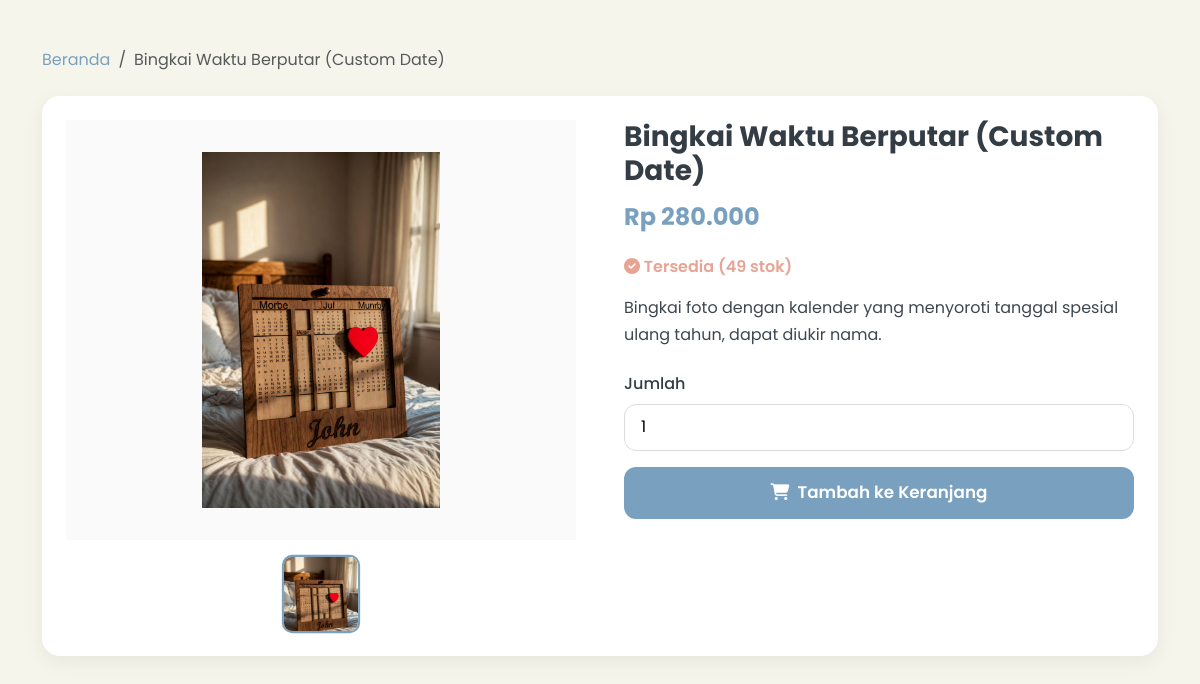
The app's page /public/index.php?page=product_detail&id=1 with its own data.
### tables this page shows
CREATE TABLE `products` (
  `id` int(11) NOT NULL,
  `category_id` int(11) DEFAULT NULL COMMENT 'Relasi ke categories.id',
  `name` varchar(150) NOT NULL COMMENT 'Nama produk',
  `description` text DEFAULT NULL COMMENT 'Deskripsi produk',
  `price` decimal(12,2) NOT NULL COMMENT 'Harga',
  `discount` decimal(5,2) DEFAULT 0.00 COMMENT 'Diskon (%)',
  `stock` int(11) NOT NULL DEFAULT 0 COMMENT 'Jumlah stok',
  `featured` tinyint(1) DEFAULT 0 COMMENT 'Produk unggulan (0=Tidak, 1=Ya)',
  `created_at` datetime DEFAULT current_timestamp() COMMENT 'Waktu ditambahkan',
  `updated_at` datetime DEFAULT NULL
);

CREATE TABLE `product_images` (
  `id` int(11) NOT NULL,
  `product_id` int(11) NOT NULL COMMENT 'Relasi ke products.id',
  `image_path` varchar(255) NOT NULL COMMENT 'Path file gambar',
  `is_main` tinyint(1) DEFAULT 0 COMMENT 'Gambar utama (0=Tidak, 1=Ya)',
  `created_at` datetime DEFAULT current_timestamp() COMMENT 'Waktu upload'
);

### app/controllers/ProductController.php (called while the page is built, shortened)
<?php
require_once __DIR__ . '/../models/Product.php';
require_once __DIR__ . '/../models/Promotions.php';
class ProductController
{
    private $product;
    public function __construct()
    {
        $this->product = new Product();
    }
    public function show()
    {
        $id = (int) ($_GET['id'] ?? 0);
        $p = $this->product->find($id);
        $priceData = $this->product->getFinalPrice($id);
        $p['final_price'] = $priceData['final_price'];
        $p['discount_percent'] = $priceData['discount_percent'];
        $p['base_price'] = $priceData['base_price'];
        $images = $this->product->getImages($id);
        include __DIR__ . '/../views/landing/detail.php';
    }
}

### app/models/Product.php (called while the page is built, shortened)
<?php
require_once __DIR__ . '/DB.php';
class Product
{
    private $db;
    public function __construct()
    {
        $this->db = DB::getInstance();
    }
    public function find($id)
    {
        $stmt = $this->db->prepare("
        SELECT p.*, c.name AS category_name, pi.image_path AS image,
               COALESCE(
                   (SELECT MAX(pr.discount)
                    FROM promotions pr
                    JOIN product_promotions pp ON pr.id = pp.promotion_id
                    WHERE pp.product_id = p.id
                      AND CURDATE() BETWEEN pr.start_date AND pr.end_date
                   ), 0
               ) AS promo_discount
        FROM products p
        LEFT JOIN categories c ON p.category_id = c.id
        LEFT JOIN product_images pi ON pi.product_id = p.id AND pi.is_main = 1
        WHERE p.id = ?
    ");
        $stmt->execute([$id]);
        return $stmt->fetch(PDO::FETCH_ASSOC);
    }
    public function getImages($productId)
    {
        $stmt = $this->db->prepare("SELECT * FROM product_images WHERE product_id = ? ORDER BY is_main DESC, created_at ASC");
        $stmt->execute([$productId]);
        return $stmt->fetchAll(PDO::FETCH_ASSOC);
    }
    public function getFinalPrice($productId)
    {
        $stmt = $this->db->prepare("
        SELECT id, price, discount FROM products WHERE id = ?
    ");
        $stmt->execute([$productId]);
        $p = $stmt->fetch(PDO::FETCH_ASSOC);
        $basePrice = (float) $p['price'];
        $productDiscount = (float) ($p['discount'] ?? 0);
        require_once __DIR__ . '/Promotions.php';
        $promoModel = new Promotions();
        $promoDiscount = (float) $promoModel->getBestDiscountForProduct($productId);
        $finalDiscount = max($productDiscount, $promoDiscount);
        $finalPrice = $basePrice - ($basePrice * $finalDiscount / 100);
        return [
            'base_price' => $basePrice,
            'discount_percent' => $finalDiscount,
            'final_price' => $finalPrice
        ];
    }
}

### app/models/DB.php (called while the page is built, shortened)
<?php
class DB
{
    private static $instance = null;
    private function __construct()
    {
        $cfg = include __DIR__ . '/../../config/database.php';
        $dsn = "mysql:host={$cfg['DB_HOST']};dbname={$cfg['DB_NAME']};charset={$cfg['DB_CHAR']}";
        $options = [
            PDO::ATTR_ERRMODE => PDO::ERRMODE_EXCEPTION,
            PDO::ATTR_DEFAULT_FETCH_MODE => PDO::FETCH_ASSOC,
            PDO::ATTR_PERSISTENT => false,
        ];
        try {
            $this->pdo = new PDO($dsn, $cfg['DB_USER'], $cfg['DB_PASS'], $options);
        } catch (PDOException $e) {
            error_log("Database connection failed: " . $e->getMessage());
            die("⚠️ Tidak dapat terhubung ke database. Silakan periksa konfigurasi.");
        }
    }
    public static function getInstance()
    {
        if (!self::$instance) {
            self::$instance = new DB();
        }
        return self::$instance->pdo;
    }
}

### config/database.php (called while the page is built, shortened)
<?php
return [
    'DB_HOST' => '127.0.0.1',
    'DB_NAME' => 'ruang_rasa',
    'DB_USER' => 'root',
    'DB_PASS' => 'Root@1234',
    'DB_CHAR' => 'utf8mb4',
];

### app/models/Promotions.php (called while the page is built, shortened)
<?php
require_once __DIR__ . '/DB.php';
class Promotions
{
    private $db;
    public function __construct()
    {
        $this->db = DB::getInstance();
    }
    public function getBestDiscountForProduct($productId)
    {
        $stmt = $this->db->prepare("
            SELECT MAX(p.discount) AS discount
            FROM promotions p
            JOIN product_promotions pp ON p.id = pp.promotion_id
            WHERE pp.product_id = ?
              AND CURDATE() BETWEEN p.start_date AND p.end_date
        ");
        $stmt->execute([$productId]);
        $row = $stmt->fetch(PDO::FETCH_ASSOC);
        return $row ? (float) $row['discount'] : 0;
    }
}

### app/views/landing/detail.php (the view, shortened to what this page needs)
<!doctype html>
<html lang="id">
<head>
    <link href="https://cdn.jsdelivr.net/npm/bootstrap@5.3.2/dist/css/bootstrap.min.css" rel="stylesheet">
    <link rel="stylesheet" href="https://cdnjs.cloudflare.com/ajax/libs/font-awesome/6.5.0/css/all.min.css">
</head>
<body>
    <div class="container py-4">
        <nav aria-label="breadcrumb" class="mb-3">
            <ol class="breadcrumb">
                <li class="breadcrumb-item"><a href="?page=landing">Beranda</a></li>
                <li class="breadcrumb-item active" aria-current="page">
                    <?= htmlspecialchars($p['name'], ENT_QUOTES, 'UTF-8') ?>
                </li>
            </ol>
        </nav>
        <div class="product-detail-card">
            <div class="row g-0">
                <div class="col-md-6 p-4 text-center">
                    <?php if (!empty($images)): ?>
                        <img id="mainImage"
                            src="uploads/<?= htmlspecialchars($images[0]['image_path'], ENT_QUOTES, 'UTF-8') ?>"
                            class="main-image" alt="<?= htmlspecialchars($p['name'], ENT_QUOTES, 'UTF-8') ?>" role="img"
                            aria-label="Gambar utama <?= htmlspecialchars($p['name'], ENT_QUOTES, 'UTF-8') ?>">
                        <div class="d-flex justify-content-center gap-2 mt-3 flex-wrap">
                            <?php foreach ($images as $index => $img): ?>
                                <img src="uploads/<?= htmlspecialchars($img['image_path'], ENT_QUOTES, 'UTF-8') ?>"
                                    class="thumbnail <?= $index === 0 ? 'active' : '' ?>"
                                    data-src="uploads/<?= htmlspecialchars($img['image_path'], ENT_QUOTES, 'UTF-8') ?>"
                                    alt="Gambar <?= $index + 1 ?> dari <?= htmlspecialchars($p['name'], ENT_QUOTES, 'UTF-8') ?>"
                                    tabindex="0">
                            <?php endforeach; ?>
                        </div>
                    <?php elseif (!empty($p['image'])): ?>
                        <img src="uploads/<?= htmlspecialchars($p['image'], ENT_QUOTES, 'UTF-8') ?>" class="main-image"
                            alt="<?= htmlspecialchars($p['name'], ENT_QUOTES, 'UTF-8') ?>">
                    <?php endif; ?>
                </div>
                <div class="col-md-6 p-4">
                    <h1 class="product-title"><?= htmlspecialchars($p['name'], ENT_QUOTES, 'UTF-8') ?></h1>
                    <div class="price-display">
                        <?php if (!empty($p['discount_percent']) && $p['discount_percent'] > 0): ?>
                            <div class="original-price">
                                Rp <?= number_format($p['base_price'], 0, ',', '.') ?>
                            </div>
                            <span class="discount-badge">-<?= (int) $p['discount_percent'] ?>%</span>
                            <div class="final-price mt-1">
                                Rp <?= number_format($p['final_price'], 0, ',', '.') ?>
                            </div>
                        <?php else: ?>
                            <div class="final-price">
                                Rp <?= number_format($p['final_price'], 0, ',', '.') ?>
                            </div>
                        <?php endif; ?>
                    </div>
                    <?php if ($p['stock'] > 0): ?>
                        <p class="stock-available">
                            <i class="fas fa-check-circle" aria-hidden="true"></i> Tersedia (<?= (int) $p['stock'] ?> stok)
                        </p>
                    <?php else: ?>
                        <p class="stock-unavailable">
                            <i class="fas fa-times-circle" aria-hidden="true"></i> Stok habis
                        </p>
                    <?php endif; ?>
                    <p class="description"><?= nl2br(htmlspecialchars($p['description'], ENT_QUOTES, 'UTF-8')) ?></p>
                    <?php if ($p['stock'] > 0): ?>
                        <form method="post" action="?page=add_to_cart" novalidate>
                            <div class="mb-3">
                                <label for="qty" class="form-label fw-medium">Jumlah</label>
                                <input type="number" id="qty" name="qty" value="1" min="1" max="<?= (int) $p['stock'] ?>"
                                    class="qty-input" aria-label="Jumlah produk yang ingin dibeli">
                            </div>
                            <button type="submit" class="btn-cart"
                                aria-label="Tambah <?= htmlspecialchars($p['name'], ENT_QUOTES, 'UTF-8') ?> ke keranjang">
                                <i class="fas fa-shopping-cart me-2" aria-hidden="true"></i>Tambah ke Keranjang
                            </button>
                        </form>
                    <?php else: ?>
                        <button class="btn-disabled" disabled>
                            <i class="fas fa-ban me-2" aria-hidden="true"></i> Tidak Tersedia
                        </button>
                    <?php endif; ?>
                </div>
            </div>
        </div>
    </div>
</body>
</html>

### app/views/landing/detail.php (style rules this page uses)
:root { --off-white: #F5F5EC; --soft-blue: #79A1BF; --soft-peach: #E7A494; --dark-grey: #343D46; }
body { background-color: var(--off-white); font-family: 'Poppins', sans-serif; color: var(--dark-grey); padding: 1.5rem 0; }
.product-detail-card { background: white; border-radius: 18px; box-shadow: 0 6px 20px rgba(0, 0, 0, 0.06); overflow: hidden; }
.main-image { width: 100%; height: 420px; object-fit: contain; padding: 2rem; background: #fafafa; display: flex; align-items: center; justify-content: center; }
.thumbnail { width: 76px; height: 76px; object-fit: cover; border-radius: 10px; cursor: pointer; border: 2px solid transparent; transition: all 0.2s ease; }
.thumbnail:hover, .thumbnail.active { border-color: var(--soft-blue); transform: scale(1.03); }
.product-title { font-weight: 700; font-size: 1.75rem; color: var(--dark-grey); margin-bottom: 0.75rem; }
.price-display { margin-bottom: 1.25rem; }
.final-price { font-size: 1.5rem; font-weight: 700; color: var(--soft-blue); }
.stock-available { color: var(--soft-peach); font-weight: 600; }
.btn-cart { background-color: var(--soft-blue); color: white; border: none; border-radius: 12px; padding: 0.85rem; font-weight: 600; font-size: 1.05rem; width: 100%; cursor: pointer; transition: background-color 0.2s, transform 0.2s; }
.qty-input { border-radius: 12px; padding: 0.65rem 1rem; border: 1px solid #ddd; font-size: 1rem; width: 100%; }
.description { line-height: 1.65; color: var(--dark-grey); opacity: 0.95; margin-bottom: 1.5rem; }
.breadcrumb { background: transparent; padding: 0; margin-bottom: 1.5rem; }
.breadcrumb a { color: var(--soft-blue); text-decoration: none; }

### records on screen
products: name "Bingkai Waktu Berputar (Custom Date)", stock "49", description "Bingkai foto dengan kalender yang menyoroti tanggal spesial ulang tahun, dapat diukir nama."
product_images: image_path (picture)

### other values on screen
$p['final_price'] "280.000"
